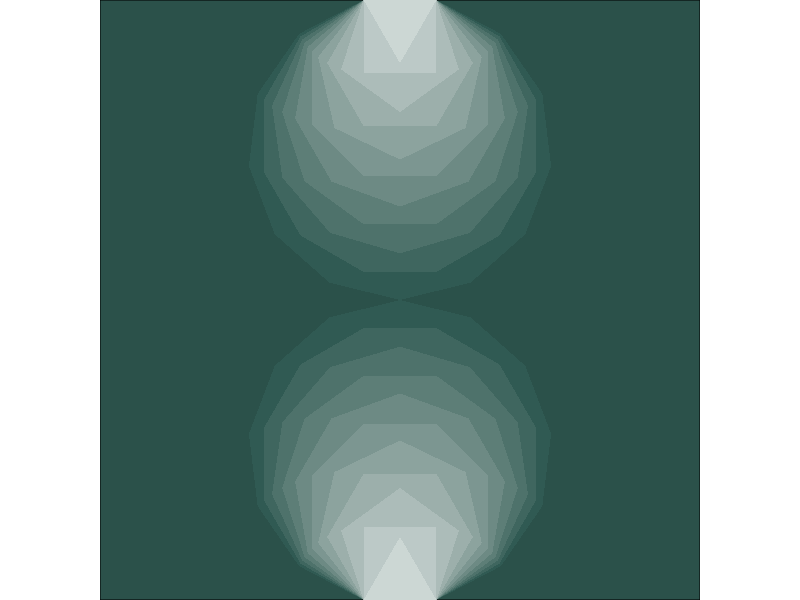
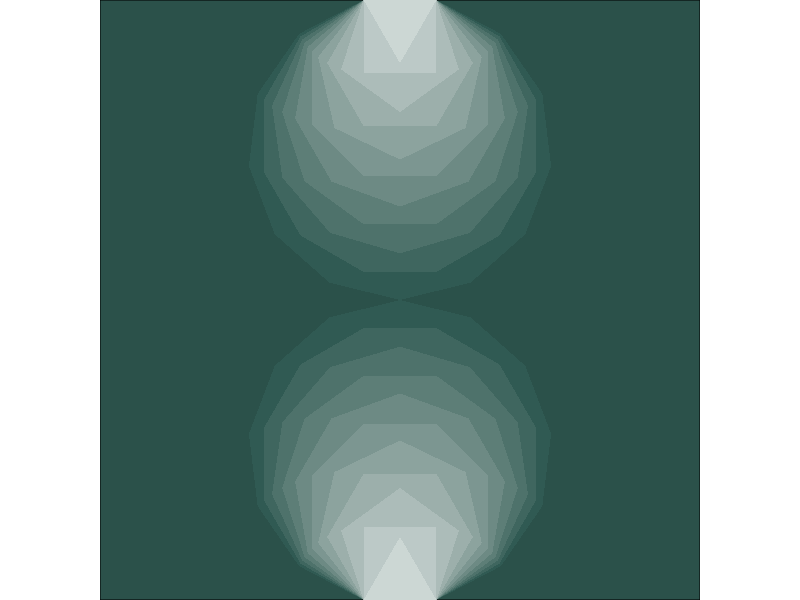

Write the R code that produced these figures, in order.
# SEARCH FOR "ENO'S OBLIQUE STRATEGIES"
# Breathe more deeply
# libraries ----
library(ggplot2)
library(data.table)

# functions ----
create_polygon <- function(number = 3, id = 4)
{
    # calculate inner angle
    angle <- pi * (number - 2) / number
    # every step change the angle
    additionalAngle <- pi - angle
    xAxis <- c(0)
    yAxis <- c(0)
    thisPoint <- c(0, 0)
    for (i in 1:(number - 1))
    {
        thisPoint <- thisPoint + 1 * c(cos(angle - (i-1) * additionalAngle), sin(angle - (i-1) * additionalAngle))
        xAxis <- c(xAxis, thisPoint[1])
        yAxis <- c(yAxis, thisPoint[2])
    }
    return(data.table(x = xAxis, y = yAxis, id = id))
}

fR <- function(t, t2)
{
    b <- (range(t)[2] - range(t)[1]) / 2
    c(mean(range(t2)) - b, mean(range(t2)) + b)
}

# create data ----
maxP <- 13
polygons <- rbindlist(l = lapply(X = maxP:3, FUN = function(x) create_polygon(number = x, id = maxP - x)))
polygonsMirror <- polygons[,.(x = x, y = 2 * max(polygons$y) - y, id = id + max(polygons$id) + 1)]

polygonData <- rbind(polygons, polygonsMirror)
polygonData[, toFill := .N, by = .(id)]

# plot ----
ggplot(data = polygonData, aes(x = x, y = y, group = id, fill = toFill)) +
    geom_polygon() +
    theme_void() +
    scale_fill_gradient2(low = "#395865", high = "#305A53") +
    theme(
        aspect.ratio = 1,
        legend.position = "none",
        panel.background = element_rect(fill = "#2B514A")
    ) + 
    coord_fixed(ratio = 1, xlim = fR(range(polygonData$y), range(polygonData$x)), ylim = range(polygonData$y), expand = F)
ggsave(filename = "results/31_enos.png", height = 3, width = 3, dpi = 1440)
